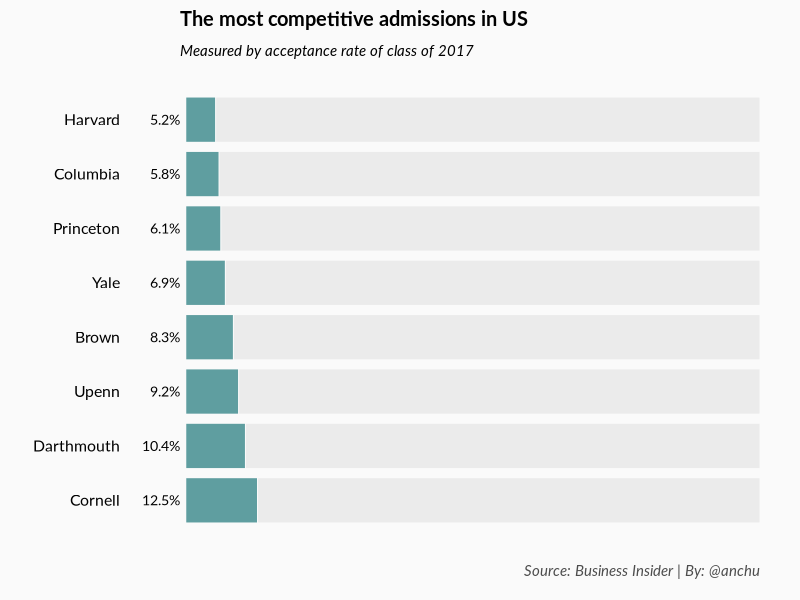

This chart was generated by the following R code:


admission <- data.frame(
  college = c("Cornell", "Upenn", "Harvard", "Columbia", "Yale", "Brown", "Princeton", "Darthmouth"),
  ungtuyen = c(47038, 40413, 39506, 37389, 32900, 32724, 31056, 20034),
  trungtuyen = c(5889, 3699, 2056, 2185, 2272, 2722, 1890, 2092),
  stringsAsFactors = F
)

admission$rate <- round(admission$trungtuyen * 100 / admission$ungtuyen, 1)
admission$total <- 100
admission <- admission[order(admission$rate, decreasing = T), ]

cairo_pdf("~/Dropbox/tyle_trungtuyen/admis_rate.pdf", width=6.791667, height=4.560914)

par(mar = c(3, 9, 4, 2), family = "Lato", bg = "gray98")
bp <- barplot(admission$total, horiz = T, las = 1, border = F, col = "gray92", xaxt = "n")
barplot(admission$rate, horiz = T, add = T, col = "cadetblue", border = F, xaxt = "n")
axis(2, at = bp, labels = admission$college, las = 1, tick = F, line = 2, cex.axis = 0.95)
axis(2, at = bp, labels = paste0(admission$rate, "%"), las = 1, tick = F, line = -1, cex.axis = 0.85)
mtext("The most competitive admissions in US", line = 2.5, adj = 0, cex = 1.2, font = 2)
mtext("Measured by acceptance rate of class of 2017", line = 1, adj = 0, font = 3, cex = 0.9)
mtext("Source: Business Insider | By: @anchu", adj = 1, font = 3, cex = 0.9, side = 1, col = "gray30", line = 1)

dev.off()
